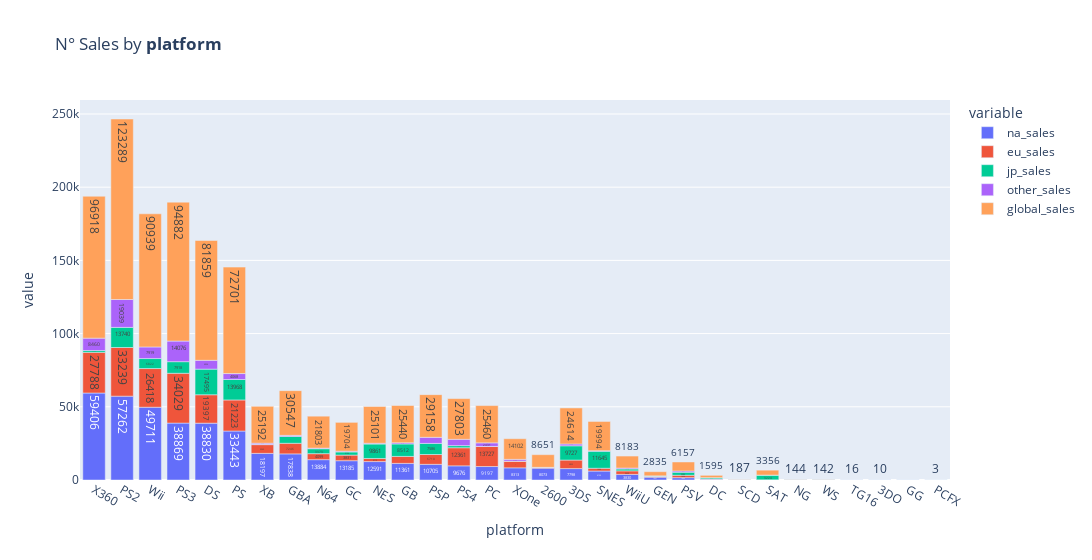

The notebook cell saved with this chart:
### Code cell
# By platforms
platforms = plotdata(df, 'platform')
platforms.plot_sales()
platforms.get_dataframe().head(10)

### Figure 1 — Plotly figure (JSON) as saved in the notebook; plotly's stock layout.template omitted (floating-point values rounded to 4 significant figures)
{"data": [{"alignmentgroup": "True", "hovertemplate": "variable=na_sales<br>platform=%{x}<br>value=%{text}<extra></extra>", "legendgroup": "na_sales", "marker": {"color": "#636efa", "pattern": {"shape": ""}}, "name": "na_sales", "offsetgroup": "na_sales", "orientation": "v", "showlegend": true, "text": [59406, 57262, 49711, 38869, 38830, 33443, 18197, 17838, 13884, 13185, 12591, 11361, 10705, 9676, 9197, 8313, 8073, 7798, 6120, 3830, 1927, 1605, 543, 100, 72, 0, 0, 0, 0, 0, 0], "textposition": "auto", "type": "bar", "x": ["X360", "PS2", "Wii", "PS3", "DS", "PS", "XB", "GBA", "N64", "GC", "NES", "GB", "PSP", "PS4", "PC", "XOne", "2600", "3DS", "SNES", "WiiU", "GEN", "PSV", "DC", "SCD", "SAT", "NG", "WS", "TG16", "3DO", "GG", "PCFX"], "xaxis": "x", "y": [59406, 57262, 49711, 38869, 38830, 33443, 18197, 17838, 13884, 13185, 12591, 11361, 10705, 9676, 9197, 8313, 8073, 7798, 6120, 3830, 1927, 1605, 543, 100, 72, 0, 0, 0, 0, 0, 0], "yaxis": "y"}, {"alignmentgroup": "True", "hovertemplate": "variable=eu_sales<br>platform=%{x}<br>value=%{text}<extra></extra>", "legendgroup": "eu_sales", "marker": {"color": "#EF553B", "pattern": {"shape": ""}}, "name": "eu_sales", "offsetgroup": "eu_sales", "orientation": "v", "showlegend": true, "text": [27788, 33239, 26418, 34029, 19397, 21223, 5960, 7246, 4099, 3831, 2115, 4750, 6710, 12361, 13727, 4563, 486, 5825, 1903, 2420, 552, 1626, 169, 36, 54, 0, 0, 0, 0, 0, 0], "textposition": "auto", "type": "bar", "x": ["X360", "PS2", "Wii", "PS3", "DS", "PS", "XB", "GBA", "N64", "GC", "NES", "GB", "PSP", "PS4", "PC", "XOne", "2600", "3DS", "SNES", "WiiU", "GEN", "PSV", "DC", "SCD", "SAT", "NG", "WS", "TG16", "3DO", "GG", "PCFX"], "xaxis": "x", "y": [27788, 33239, 26418, 34029, 19397, 21223, 5960, 7246, 4099, 3831, 2115, 4750, 6710, 12361, 13727, 4563, 486, 5825, 1903, 2420, 552, 1626, 169, 36, 54, 0, 0, 0, 0, 0, 0], "yaxis": "y"}, {"alignmentgroup": "True", "hovertemplate": "variable=jp_sales<br>platform=%{x}<br>value=%{text}<extra></extra>", "legendgroup": "jp_sales", "marker": {"color": "#00cc96", "pattern": {"shape": ""}}, "name": "jp_sales", "offsetgroup": "jp_sales", "orientation": "v", "showlegend": true, "text": [1230, 13740, 6822, 7918, 17495, 13968, 138, 4651, 3373, 2134, 9861, 8512, 7586, 1430, 17, 34, 0, 9727, 11645, 1278, 267, 2086, 855, 45, 3224, 144, 142, 16, 10, 4, 3], "textposition": "auto", "type": "bar", "x": ["X360", "PS2", "Wii", "PS3", "DS", "PS", "XB", "GBA", "N64", "GC", "NES", "GB", "PSP", "PS4", "PC", "XOne", "2600", "3DS", "SNES", "WiiU", "GEN", "PSV", "DC", "SCD", "SAT", "NG", "WS", "TG16", "3DO", "GG", "PCFX"], "xaxis": "x", "y": [1230, 13740, 6822, 7918, 17495, 13968, 138, 4651, 3373, 2134, 9861, 8512, 7586, 1430, 17, 34, 0, 9727, 11645, 1278, 267, 2086, 855, 45, 3224, 144, 142, 16, 10, 4, 3], "yaxis": "y"}, {"alignmentgroup": "True", "hovertemplate": "variable=other_sales<br>platform=%{x}<br>value=%{text}<extra></extra>", "legendgroup": "other_sales", "marker": {"color": "#ab63fa", "pattern": {"shape": ""}}, "name": "other_sales", "offsetgroup": "other_sales", "orientation": "v", "showlegend": true, "text": [8460, 19039, 7919, 14076, 6024, 4068, 848, 751, 431, 513, 531, 814, 4151, 4333, 2431, 1192, 84, 1255, 321, 644, 89, 841, 27, 5, 7, 0, 0, 0, 0, 0, 0], "textposition": "auto", "type": "bar", "x": ["X360", "PS2", "Wii", "PS3", "DS", "PS", "XB", "GBA", "N64", "GC", "NES", "GB", "PSP", "PS4", "PC", "XOne", "2600", "3DS", "SNES", "WiiU", "GEN", "PSV", "DC", "SCD", "SAT", "NG", "WS", "TG16", "3DO", "GG", "PCFX"], "xaxis": "x", "y": [8460, 19039, 7919, 14076, 6024, 4068, 848, 751, 431, 513, 531, 814, 4151, 4333, 2431, 1192, 84, 1255, 321, 644, 89, 841, 27, 5, 7, 0, 0, 0, 0, 0, 0], "yaxis": "y"}, {"alignmentgroup": "True", "hovertemplate": "variable=global_sales<br>platform=%{x}<br>value=%{text}<extra></extra>", "legendgroup": "global_sales", "marker": {"color": "#FFA15A", "pattern": {"shape": ""}}, "name": "global_sales", "offsetgroup": "global_sales", "orientation": "v", "showlegend": true, "text": [96918, 123289, 90939, 94882, 81859, 72701, 25192, 30547, 21803, 19704, 25101, 25440, 29158, 27803, 25460, 14102, 8651, 24614, 19994, 8183, 2835, 6157, 1595, 187, 3356, 144, 142, 16, 10, 4, 3], "textposition": "auto", "type": "bar", "x": ["X360", "PS2", "Wii", "PS3", "DS", "PS", "XB", "GBA", "N64", "GC", "NES", "GB", "PSP", "PS4", "PC", "XOne", "2600", "3DS", "SNES", "WiiU", "GEN", "PSV", "DC", "SCD", "SAT", "NG", "WS", "TG16", "3DO", "GG", "PCFX"], "xaxis": "x", "y": [96918, 123289, 90939, 94882, 81859, 72701, 25192, 30547, 21803, 19704, 25101, 25440, 29158, 27803, 25460, 14102, 8651, 24614, 19994, 8183, 2835, 6157, 1595, 187, 3356, 144, 142, 16, 10, 4, 3], "yaxis": "y"}], "layout": {"barmode": "relative", "legend": {"title": {"text": "variable"}, "tracegroupgap": 0}, "title": {"text": "N° Sales by <b>platform</b>"}, "width": 1200, "xaxis": {"anchor": "y", "domain": [0, 1], "title": {"text": "platform"}}, "yaxis": {"anchor": "x", "domain": [0, 1], "title": {"text": "value"}}}}
